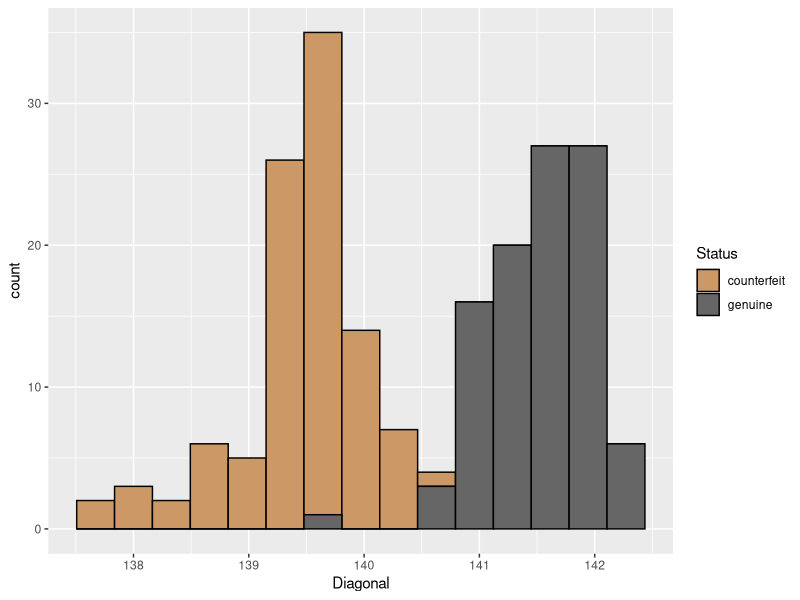

This chart was generated by the following R code:
## ---- chunk 1
knitr::opts_chunk$set(echo = FALSE)
## ---- chunk 2
library(ggplot2)

library(mclust) 
data(banknote)
banknote$Status <- factor(banknote$Status)
ggplot(banknote, aes(x=Diagonal, fill=Status))+
  geom_histogram(bins = 15,
                 color='black') +
  scale_fill_manual(values = c("#CC9966","#666666"))
